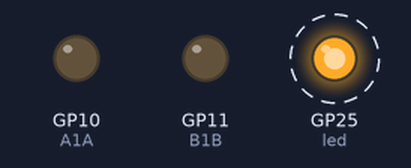
Recording of a program running on a simulated Raspberry Pi Pico running MicroPython. Shown: output pins drawn as LEDs (lit = HIGH). Dashed ring = blinking. What the program prints to the serial console is not drawn.

Above: at 0.5 s.
Timing chart, 0 to 4.6 s (numbered marks = the images above):
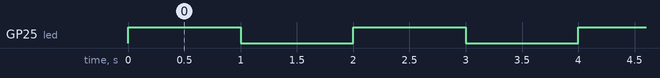

Measured:
- by itself, GP25 (led): alternates HIGH for 1.0 s and LOW for 1.0 s

The program:

main.py
```python
from machine import Pin, ADC, PWM
import utime

led = Pin("LED", Pin.OUT)

A1APin=10
A1A=PWM(Pin(A1APin))
A1A.freq(1000)

B1BPin=11
B1B=PWM(Pin(B1BPin))
B1B.freq(1000)

sleeptime=1
power=0
max=65535
dutyCycle=int(max*power)

while True:
    print("duty cycle =", dutyCycle)
    A1A.duty_u16(dutyCycle)
    B1B.duty_u16(dutyCycle)
    led.value(1)
    utime.sleep(sleeptime)
    led.value(0)

    utime.sleep(sleeptime)
```
